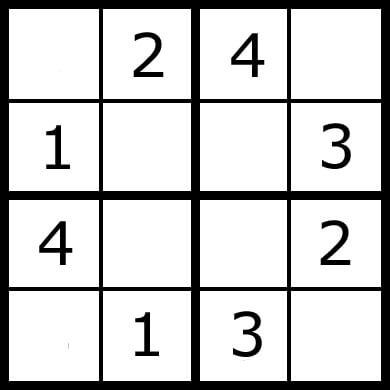
#> input picture Object Detection/sudo.jpg, 390 x 390 px
$ python Corner_Detection.py
#> lines starting #> are read from the running program, lines starting #| are printed output that depends on the picture
import cv2
import numpy as np
import matplotlib.pyplot as plt

img=cv2.imread("sudo.jpg",0)
#> img is the input picture: shape (390, 390); min 0, max 255, mean 204.8
img=np.float32(img)
print(img.shape)
#| (390, 390)

plt.figure()
plt.imshow(img, cmap="gray")
plt.axis("off")
plt.title("Original")
plt.show()

# HARRIS CORNER DETECTOR

dst=cv2.cornerHarris(img,blockSize=5,ksize=3,k=1)
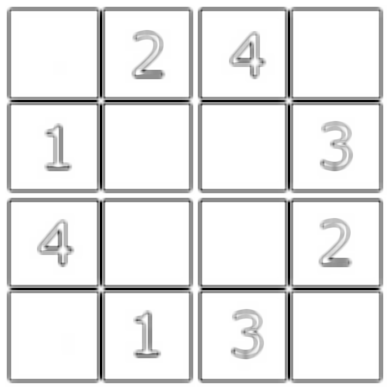
#> dst: shape (390, 390) float32; min -1.5e+09, max 0, mean -136285664; drawn with min black and max white
dst=cv2.dilate(dst,None)
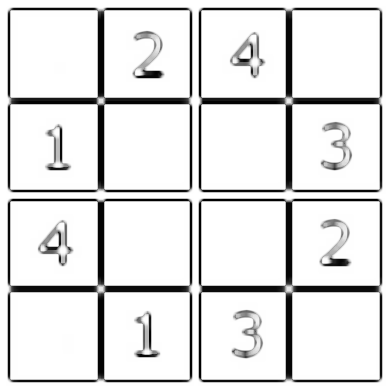
#> dst: shape (390, 390) float32; min -676520128, max 0, mean -76742408; drawn with min black and max white
plt.figure()
plt.imshow(dst, cmap="gray")
plt.axis("off")
plt.title("Harris Corner")
plt.show()

# SHI - TOMASI DETECTION

img=cv2.imread("sudo.jpg",0)
img=np.float32(img)

corners=cv2.goodFeaturesToTrack(img,50,0.01,10) # 50 -> Number of Corners.
#> corners = 50 rows, first 8: [200, 200], [103, 103], [103, 200], [200, 103], [286, 200], [190, 200], [9, 200], [200, 190]
corners=np.uint64(corners)

for i in corners:
    x,y=i.ravel()
    cv2.circle(img,(x,y),3,(125,125,125),cv2.FILLED)
#> this loop made 50 passes
#> (x, y) on passes 1 to 12: (200, 200), (103, 103), (103, 200), (200, 103), (286, 200), (190, 200), (9, 200), (200, 190), (200, 9), (200, 380), (200, 291), (380, 200)
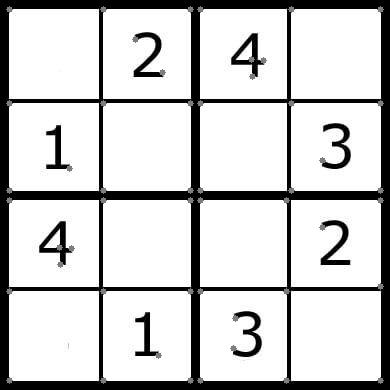
#> img: shape (390, 390) float32; min 0, max 255, mean 205
plt.imshow(img)
plt.axis("off")
